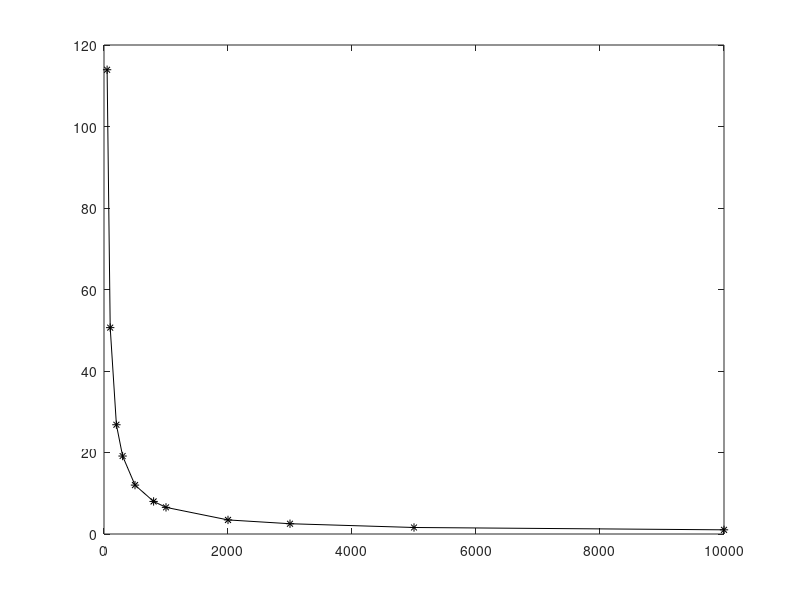

Write MATLAB code to recreate this figure.
clear all; close all;
C = 100e-6; F = 60;
RL = [50 100 200 300 500 800 1000 2000 3000 5000 10000];
VR = [4.6 3.2 2 1.5 1.0 0.68 0.56 0.3 0.22 0.14 0.09];
DELTAVR = [0.28 0.28 0.28 0.2 0.2 0.08 0.08 0.04 0.04 0.02 0.02];
VP = [8.6 8.6 8.6 8.6 8.8 8.8 8.8 8.8 8.8 8.8 8.8 ];
DELTAVP = [0.2 0.2 0.2 0.2 0.2 0.2 0.2 0.2 0.2 0.2 0.2 ];
VCD = VP.*(1-((1)./(2*pi*F*RL*C)));
DELTAVCD = DELTAVP.*(1-((1)./(2*pi*F*RL*C)));
FR = (VR./VCD)*100;
plot(RL,FR,'-*k')